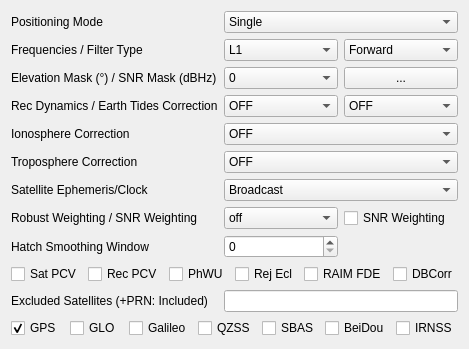
     <widget class="QWidget" name="TabSheet1">
      <property name="toolTip">
       <string/>
      </property>
      <attribute name="title">
       <string>Setting&amp;1</string>
      </attribute>
      <layout class="QGridLayout" name="gridLayout">
       <item row="1" column="1" colspan="2">
        <widget class="QComboBox" name="PosMode">
         <property name="enabled">
          <bool>true</bool>
         </property>
         <property name="toolTip">
          <string/>
         </property>
         <item>
          <property name="text">
           <string>Single</string>
          </property>
         </item>
         <item>
          <property name="text">
           <string>DGPS/DGNSS</string>
          </property>
         </item>
         <item>
          <property name="text">
           <string>Kinematic</string>
          </property>
         </item>
         <item>
          <property name="text">
           <string>Static</string>
          </property>
         </item>
         <item>
          <property name="text">
           <string>Moving-Base</string>
          </property>
         </item>
         <item>
          <property name="text">
           <string>Fixed</string>
          </property>
         </item>
         <item>
          <property name="text">
           <string>PPP Kinematic</string>
          </property>
         </item>
         <item>
          <property name="text">
           <string>PPP Static</string>
          </property>
         </item>
         <item>
          <property name="text">
           <string>PPP Fixed</string>
          </property>
         </item>
        </widget>
       </item>
       <item row="1" column="0">
        <widget class="QLabel" name="LabelPosMode">
         <property name="enabled">
          <bool>true</bool>
         </property>
         <property name="toolTip">
          <string/>
         </property>
         <property name="text">
          <string>Positioning Mode</string>
         </property>
        </widget>
       </item>
       <item row="5" column="0">
        <widget class="QLabel" name="Label8">
         <property name="enabled">
          <bool>true</bool>
         </property>
         <property name="toolTip">
          <string/>
         </property>
         <property name="text">
          <string>Ionosphere Correction</string>
         </property>
        </widget>
       </item>
       <item row="2" column="2">
        <widget class="QComboBox" name="Solution">
         <property name="enabled">
          <bool>true</bool>
         </property>
         <property name="toolTip">
          <string/>
         </property>
         <item>
          <property name="text">
           <string>Forward</string>
          </property>
         </item>
         <item>
          <property name="text">
           <string>Backward</string>
          </property>
         </item>
         <item>
          <property name="text">
           <string>Combined</string>
          </property>
         </item>
        </widget>
       </item>
       <item row="3" column="1">
        <widget class="QComboBox" name="ElMask">
         <property name="enabled">
          <bool>true</bool>
         </property>
         <property name="toolTip">
          <string/>
         </property>
         <item>
          <property name="text">
           <string>0</string>
          </property>
         </item>
         <item>
          <property name="text">
           <string>5</string>
          </property>
         </item>
         <item>
          <property name="text">
           <string>10</string>
          </property>
         </item>
         <item>
          <property name="text">
           <string>15</string>
          </property>
         </item>
         <item>
          <property name="text">
           <string>20</string>
          </property>
         </item>
         <item>
          <property name="text">
           <string>25</string>
          </property>
         </item>
         <item>
          <property name="text">
           <string>30</string>
          </property>
         </item>
         <item>
          <property name="text">
           <string>35</string>
          </property>
         </item>
         <item>
          <property name="text">
           <string>40</string>
          </property>
         </item>
         <item>
          <property name="text">
           <string>45</string>
          </property>
         </item>
         <item>
          <property name="text">
           <string>50</string>
          </property>
         </item>
         <item>
          <property name="text">
           <string>55</string>
          </property>
         </item>
         <item>
          <property name="text">
           <string>60</string>
          </property>
         </item>
         <item>
          <property name="text">
           <string>65</string>
          </property>
         </item>
         <item>
          <property name="text">
           <string>70</string>
          </property>
         </item>
        </widget>
       </item>
       <item row="11" column="0" colspan="3">
        <widget class="QWidget" name="widget_2" native="true">
         <property name="sizePolicy">
          <sizepolicy hsizetype="Preferred" vsizetype="Fixed">
           <horstretch>0</horstretch>
           <verstretch>0</verstretch>
          </sizepolicy>
         </property>
         <layout class="QHBoxLayout" name="horizontalLayout_2">
          <property name="leftMargin">
           <number>0</number>
          </property>
          <property name="topMargin">
           <number>0</number>
          </property>
          <property name="rightMargin">
           <number>0</number>
          </property>
          <property name="bottomMargin">
           <number>0</number>
          </property>
          <item>
           <widget class="QCheckBox" name="PosOpt1">
            <property name="toolTip">
             <string/>
            </property>
            <property name="text">
             <string>Sat PCV</string>
            </property>
            <property name="checked">
             <bool>false</bool>
            </property>
           </widget>
          </item>
          <item>
           <widget class="QCheckBox" name="PosOpt2">
            <property name="toolTip">
             <string/>
            </property>
            <property name="text">
             <string>Rec PCV</string>
            </property>
            <property name="checked">
             <bool>false</bool>
            </property>
           </widget>
          </item>
          <item>
           <widget class="QCheckBox" name="PosOpt3">
            <property name="toolTip">
             <string/>
            </property>
            <property name="text">
             <string>PhWU</string>
            </property>
            <property name="checked">
             <bool>false</bool>
            </property>
           </widget>
          </item>
          <item>
           <widget class="QCheckBox" name="PosOpt4">
            <property name="toolTip">
             <string/>
            </property>
            <property name="text">
             <string>Rej Ecl</string>
            </property>
            <property name="checked">
             <bool>false</bool>
            </property>
           </widget>
          </item>
          <item>
           <widget class="QCheckBox" name="PosOpt5">
            <property name="toolTip">
             <string/>
            </property>
            <property name="text">
             <string>RAIM FDE</string>
            </property>
            <property name="checked">
             <bool>false</bool>
            </property>
           </widget>
          </item>
          <item>
           <widget class="QCheckBox" name="PosOpt6">
            <property name="toolTip">
             <string/>
            </property>
            <property name="text">
             <string>DBCorr</string>
            </property>
            <property name="checked">
             <bool>false</bool>
            </property>
           </widget>
          </item>
         </layout>
        </widget>
       </item>
       <item row="2" column="0">
        <widget class="QLabel" name="LabelFreq">
         <property name="enabled">
          <bool>true</bool>
         </property>
         <property name="toolTip">
          <string/>
         </property>
         <property name="text">
          <string>Frequencies / Filter Type</string>
         </property>
        </widget>
       </item>
       <item row="2" column="1">
        <widget class="QComboBox" name="Freq">
         <property name="enabled">
          <bool>true</bool>
         </property>
         <property name="toolTip">
          <string/>
         </property>
         <item>
          <property name="text">
           <string>L1</string>
          </property>
         </item>
         <item>
          <property name="text">
           <string>L1+L2</string>
          </property>
         </item>
         <item>
          <property name="text">
           <string>L1+L2+L5</string>
          </property>
         </item>
         <item>
          <property name="text">
           <string>L1+L5</string>
          </property>
         </item>
        </widget>
       </item>
       <item row="3" column="0">
        <widget class="QLabel" name="LabelElMask">
         <property name="enabled">
          <bool>true</bool>
         </property>
         <property name="toolTip">
          <string/>
         </property>
         <property name="text">
          <string>Elevation Mask (°) / SNR Mask (dBHz)</string>
         </property>
        </widget>
       </item>
       <item row="4" column="2">
        <widget class="QComboBox" name="TideCorr">
         <property name="enabled">
          <bool>true</bool>
         </property>
         <property name="toolTip">
          <string/>
         </property>
         <item>
          <property name="text">
           <string>OFF</string>
          </property>
         </item>
         <item>
          <property name="text">
           <string>Solid</string>
          </property>
         </item>
         <item>
          <property name="text">
           <string>Solid/OTL</string>
          </property>
         </item>
        </widget>
       </item>
       <item row="4" column="1">
        <widget class="QComboBox" name="DynamicModel">
         <property name="enabled">
          <bool>true</bool>
         </property>
         <property name="toolTip">
          <string/>
         </property>
         <item>
          <property name="text">
           <string>OFF</string>
          </property>
         </item>
         <item>
          <property name="text">
           <string>ON</string>
          </property>
         </item>
        </widget>
       </item>
       <item row="4" column="0">
        <widget class="QLabel" name="Label3">
         <property name="enabled">
          <bool>true</bool>
         </property>
         <property name="toolTip">
          <string/>
         </property>
         <property name="text">
          <string>Rec Dynamics / Earth Tides Correction</string>
         </property>
        </widget>
       </item>
       <item row="5" column="1" colspan="2">
        <widget class="QComboBox" name="IonoOpt">
         <property name="enabled">
          <bool>true</bool>
         </property>
         <property name="toolTip">
          <string/>
         </property>
         <item>
          <property name="text">
           <string>OFF</string>
          </property>
         </item>
         <item>
          <property name="text">
           <string>Broadcast</string>
          </property>
         </item>
         <item>
          <property name="text">
           <string>SBAS</string>
          </property>
         </item>
         <item>
          <property name="text">
           <string>Iono-Free LC</string>
          </property>
         </item>
         <item>
          <property name="text">
           <string>Estimate TEC</string>
          </property>
         </item>
         <item>
          <property name="text">
           <string>IONEX TEC</string>
          </property>
         </item>
         <item>
          <property name="text">
           <string>QZSS Broardcast</string>
          </property>
         </item>
         <item>
          <property name="text">
           <string>QZSS LEX</string>
          </property>
         </item>
         <item>
          <property name="text">
           <string>Input TEC</string>
          </property>
         </item>
        </widget>
       </item>
       <item row="3" column="2">
        <widget class="QPushButton" name="BtnMask">
         <property name="enabled">
          <bool>true</bool>
         </property>
         <property name="toolTip">
          <string/>
         </property>
         <property name="text">
          <string>...</string>
         </property>
         <property name="flat">
          <bool>false</bool>
         </property>
        </widget>
       </item>
       <item row="6" column="0">
        <widget class="QLabel" name="Label9">
         <property name="enabled">
          <bool>true</bool>
         </property>
         <property name="toolTip">
          <string/>
         </property>
         <property name="text">
          <string>Troposphere Correction</string>
         </property>
        </widget>
       </item>
       <item row="6" column="1" colspan="2">
        <widget class="QComboBox" name="TropOpt">
         <property name="enabled">
          <bool>true</bool>
         </property>
         <property name="toolTip">
          <string/>
         </property>
         <item>
          <property name="text">
           <string>OFF</string>
          </property>
         </item>
         <item>
          <property name="text">
           <string>Saastamoinen</string>
          </property>
         </item>
         <item>
          <property name="text">
           <string>SBAS</string>
          </property>
         </item>
         <item>
          <property name="text">
           <string>Estimate ZTD</string>
          </property>
         </item>
         <item>
          <property name="text">
           <string>Estimate ZTD+Grad</string>
          </property>
         </item>
         <item>
          <property name="text">
           <string>Input ZTD</string>
          </property>
         </item>
        </widget>
       </item>
       <item row="7" column="0">
        <widget class="QLabel" name="Label32">
         <property name="enabled">
          <bool>true</bool>
         </property>
         <property name="toolTip">
          <string/>
         </property>
         <property name="text">
          <string>Satellite Ephemeris/Clock</string>
         </property>
        </widget>
       </item>
       <item row="7" column="1" colspan="2">
        <widget class="QComboBox" name="SatEphem">
         <property name="enabled">
          <bool>true</bool>
         </property>
         <property name="toolTip">
          <string/>
         </property>
         <item>
          <property name="text">
           <string>Broadcast</string>
          </property>
         </item>
         <item>
          <property name="text">
           <string>Precise</string>
          </property>
         </item>
         <item>
          <property name="text">
           <string>Broadcast+SBAS</string>
          </property>
         </item>
         <item>
          <property name="text">
           <string>Broadcast+SSR APC</string>
          </property>
         </item>
         <item>
          <property name="text">
           <string>Broadcast+SSR CoM</string>
          </property>
         </item>
         <item>
          <property name="text">
           <string>QZSS LEX</string>
          </property>
         </item>
        </widget>
       </item>
       <item row="8" column="0">
        <widget class="QLabel" name="LabelRobust">
         <property name="enabled">
          <bool>true</bool>
         </property>
         <property name="toolTip">
          <string/>
         </property>
         <property name="text">
          <string>Robust Weighting / SNR Weighting</string>
         </property>
        </widget>
       </item>
       <item row="8" column="1">
        <widget class="QComboBox" name="Robust">
         <property name="enabled">
          <bool>true</bool>
         </property>
         <property name="toolTip">
          <string/>
         </property>
         <item>
          <property name="text">
           <string>off</string>
          </property>
         </item>
         <item>
          <property name="text">
           <string>igg3</string>
          </property>
         </item>
        </widget>
       </item>
       <item row="8" column="2">
        <widget class="QCheckBox" name="WeightSnr">
         <property name="toolTip">
          <string/>
         </property>
         <property name="text">
          <string>SNR Weighting</string>
         </property>
         <property name="checked">
          <bool>false</bool>
         </property>
        </widget>
       </item>
       <item row="9" column="0">
        <widget class="QLabel" name="LabelSmoothWin">
         <property name="enabled">
          <bool>true</bool>
         </property>
         <property name="toolTip">
          <string>0=off</string>
         </property>
         <property name="text">
          <string>Hatch Smoothing Window</string>
         </property>
        </widget>
       </item>
       <item row="9" column="1">
        <widget class="QSpinBox" name="SmoothWin">
         <property name="enabled">
          <bool>true</bool>
         </property>
         <property name="toolTip">
          <string>0=off</string>
         </property>
         <property name="maximum">
          <number>999</number>
         </property>
         <property name="value">
          <number>0</number>
         </property>
        </widget>
       </item>
       <item row="12" column="0">
        <widget class="QLabel" name="Label35">
         <property name="enabled">
          <bool>true</bool>
         </property>
         <property name="toolTip">
          <string/>
         </property>
         <property name="text">
          <string>Excluded Satellites (+PRN: Included)</string>
         </property>
        </widget>
       </item>
       <item row="12" column="1" colspan="2">
        <widget class="QLineEdit" name="ExSats">
         <property name="enabled">
          <bool>true</bool>
         </property>
         <property name="toolTip">
          <string/>
         </property>
         <property name="text">
          <string/>
         </property>
        </widget>
       </item>
       <item row="14" column="0" colspan="3">
        <widget class="QWidget" name="widget_3" native="true">
         <property name="sizePolicy">
          <sizepolicy hsizetype="Preferred" vsizetype="Fixed">
           <horstretch>0</horstretch>
           <verstretch>0</verstretch>
          </sizepolicy>
         </property>
         <layout class="QHBoxLayout" name="horizontalLayout_3">
          <property name="leftMargin">
           <number>0</number>
          </property>
          <property name="topMargin">
           <number>0</number>
          </property>
          <property name="rightMargin">
           <number>0</number>
          </property>
          <property name="bottomMargin">
           <number>0</number>
          </property>
          <item>
           <widget class="QCheckBox" name="NavSys1">
            <property name="toolTip">
             <string/>
            </property>
            <property name="text">
             <string>GPS</string>
            </property>
            <property name="checked">
             <bool>true</bool>
            </property>
           </widget>
          </item>
          <item>
           <widget class="QCheckBox" name="NavSys2">
            <property name="toolTip">
             <string/>
            </property>
            <property name="text">
             <string>GLO</string>
            </property>
            <property name="checked">
             <bool>false</bool>
            </property>
           </widget>
          </item>
          <item>
           <widget class="QCheckBox" name="NavSys3">
            <property name="toolTip">
             <string/>
            </property>
            <property name="text">
             <string>Galileo</string>
            </property>
            <property name="checked">
             <bool>false</bool>
            </property>
           </widget>
          </item>
          <item>
           <widget class="QCheckBox" name="NavSys4">
            <property name="toolTip">
             <string/>
            </property>
            <property name="text">
             <string>QZSS</string>
            </property>
            <property name="checked">
             <bool>false</bool>
            </property>
           </widget>
          </item>
          <item>
           <widget class="QCheckBox" name="NavSys5">
            <property name="toolTip">
             <string/>
            </property>
            <property name="text">
             <string>SBAS</string>
            </property>
            <property name="checked">
             <bool>false</bool>
            </property>
           </widget>
          </item>
          <item>
           <widget class="QCheckBox" name="NavSys6">
            <property name="toolTip">
             <string/>
            </property>
            <property name="text">
             <string>BeiDou</string>
            </property>
            <property name="checked">
             <bool>false</bool>
            </property>
           </widget>
          </item>
          <item>
           <widget class="QCheckBox" name="NavSys7">
            <property name="text">
             <string>IRNSS</string>
            </property>
           </widget>
          </item>
         </layout>
        </widget>
       </item>
      </layout>
     </widget>
